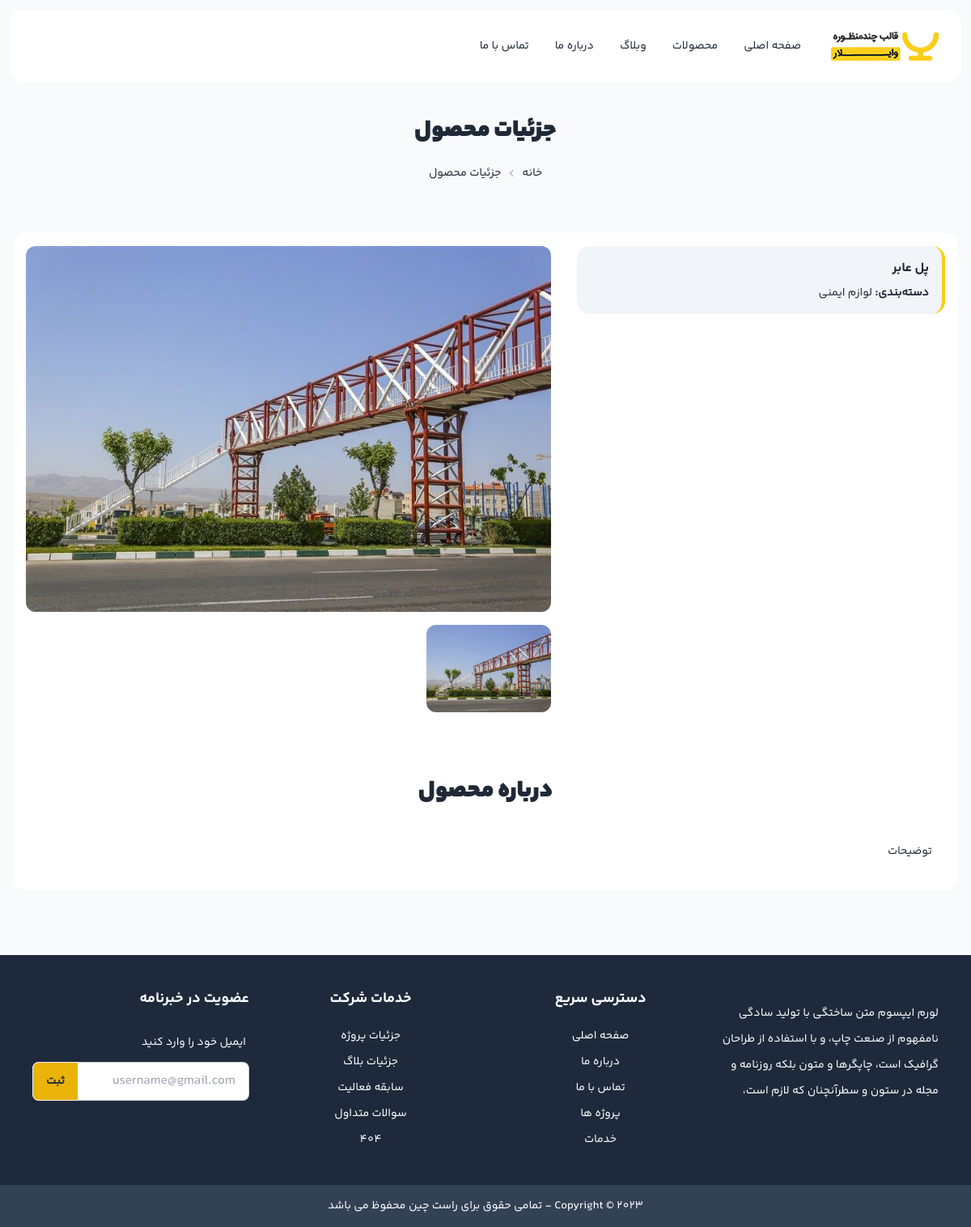
/product/5/, run on the app's committed database.
### web/models.py (models this page shows, shortened)
class Product(models.Model):
    name = models.CharField(max_length=100,verbose_name="نام محصول")
    description = models.TextField(verbose_name="توضیحات")
    category = models.ForeignKey('Category',on_delete=models.SET_NULL,null=True,blank=True)
    class Meta:
        verbose_name = "محصول"
        verbose_name_plural = "محصولات"

class Category(models.Model):
    title = models.CharField(max_length=24)

class ProductImage(models.Model):
    image = models.ImageField(upload_to='images',help_text='image size must be 1024*614 pixel')
    product = models.ForeignKey(Product,on_delete=models.PROTECT,related_name='product_images')

### web/views.py (the view)
# urls.py: path('product/<int:id>/', views.product_detail, name='product_detail'),
def product_detail(request, id):
    product = get_object_or_404(Product, id=id)
    return render(request, 'product_detail.html', {'product': product})

### web/templates/product_detail.html (shortened to what this page needs)
{% extends '_base/_base.html' %}
{% load static %}
{% block main %}
    <section class="mb-8 bg-white md:bg-transparent">
        {% include '_base/_navbar.html' %}
        <div class="bg-[url('{% static 'images/ber.jpg' %}')] bg-no-repeat h-40 md:h-64 relative">
            <div class="flex justify-center">
                <div class="text-sm absolute top-1/4 md:top-1/2">
                    <h2 class="text-3xl font-YekanBakh-ExtraBlack my-4">جزئیات محصول</h2>
                    <div class="breadcrumbs flex justify-center">
                        <ul class="">
                            <li><a href="{% url 'home' %}">خانه</a></li>
                            <li>جزئیات محصول</li>
                        </ul>
                    </div>
                </div>
            </div>
        </div>
    </section>
    <section class="mb-20 px-4">
        <div class="container mx-auto max-w-screen-xl">
            <div class="bg-white rounded-2xl p-4">
                <div class="grid grid-cols-12 gap-4 lg:gap-8 mb-20">
                    <div class="col-span-12 md:col-span-5">
                        <div class="border-r-4 bg-slate-100 border-yellow-400 mb-4 rounded-2xl p-4">
                            <h1 class="mb-2 text-base font-YekanBakh-Bold">{{ product.name }}</h1>
                            {% if product.category %}
                            <p><strong>دسته‌بندی:</strong> {{ product.category.title }}</p>
                            {% endif %}
                        </div>
                    </div>
                    <div class="col-span-12 md:col-span-7">
                        <div style="--swiper-navigation-color: #fff; --swiper-pagination-color: #fff"
                            class="swiper project-main">
                            <div class="swiper-wrapper">
                                {% for image in product.product_images.all %}
                                <div class="swiper-slide">
                                    <img class="rounded-xl cursor-pointer" src="{{ image.image.url }}"
                                        alt="{{ product.name }}" />
                                </div>
                                {% empty %}
                                <div class="swiper-slide">
                                    <p>تصویری برای این محصول وجود ندارد.</p>
                                </div>
                                {% endfor %}
                            </div>
                        </div>
                        <div thumbsSlider="" class="swiper gall-project mt-4">
                            <div class="swiper-wrapper">
                                {% for image in product.product_images.all %}
                                <div class="swiper-slide">
                                    <img class="rounded-xl cursor-pointer" src="{{ image.image.url }}"
                                        alt="{{ product.name }}" />
                                </div>
                                {% empty %}
                                <div class="swiper-slide">
                                    <p>تصویری برای این محصول وجود ندارد.</p>
                                </div>
                                {% endfor %}
                            </div>
                        </div>
                    </div>
                </div>
                <section class="px-4">
                    <div class="text-center mb-10">
                        <h2 class="text-3xl font-YekanBakh-ExtraBlack">درباره محصول</h2>
                    </div>
                    <p class="mb-4 leading-8">
                        {{ product.description }}
                    </p>
                </section>
            </div>
        </div>
    </section>
    {% include '_base/_footer.html' %}
{% endblock %}

### data on the page
Product: name "پل عابر", category "لوازم ایمنی", description "توضیحات"
ProductImage: image (picture)
